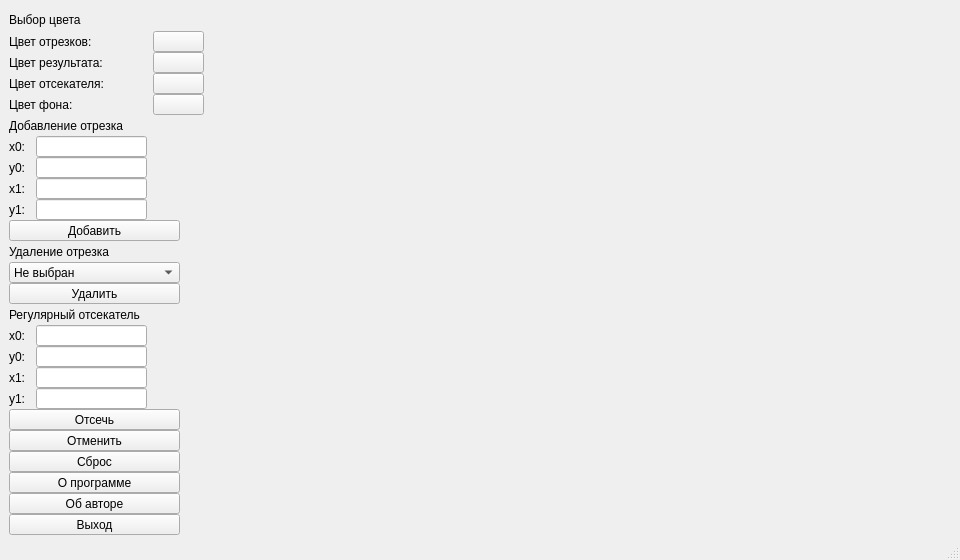
<?xml version="1.0" encoding="UTF-8"?>
<ui version="4.0">
 <class>MainWindow</class>
 <widget class="QMainWindow" name="MainWindow">
  <property name="geometry">
   <rect>
    <x>0</x>
    <y>0</y>
    <width>960</width>
    <height>560</height>
   </rect>
  </property>
  <property name="sizePolicy">
   <sizepolicy hsizetype="Preferred" vsizetype="Preferred">
    <horstretch>0</horstretch>
    <verstretch>0</verstretch>
   </sizepolicy>
  </property>
  <property name="minimumSize">
   <size>
    <width>960</width>
    <height>560</height>
   </size>
  </property>
  <property name="windowTitle">
   <string>Лабораторная работа 7</string>
  </property>
  <property name="autoFillBackground">
   <bool>false</bool>
  </property>
  <property name="locale">
   <locale language="Russian" country="Russia"/>
  </property>
  <property name="tabShape">
   <enum>QTabWidget::Triangular</enum>
  </property>
  <widget class="QWidget" name="centralwidget">
   <property name="contextMenuPolicy">
    <enum>Qt::NoContextMenu</enum>
   </property>
   <layout class="QGridLayout" name="gridLayout">
    <item row="0" column="0" colspan="3">
     <widget class="QLabel" name="label_0">
      <property name="enabled">
       <bool>true</bool>
      </property>
      <property name="minimumSize">
       <size>
        <width>171</width>
        <height>21</height>
       </size>
      </property>
      <property name="maximumSize">
       <size>
        <width>171</width>
        <height>21</height>
       </size>
      </property>
      <property name="autoFillBackground">
       <bool>false</bool>
      </property>
      <property name="locale">
       <locale language="Russian" country="Russia"/>
      </property>
      <property name="text">
       <string>Выбор цвета</string>
      </property>
     </widget>
    </item>
    <item row="0" column="3">
     <spacer name="horizontalSpacer">
      <property name="orientation">
       <enum>Qt::Horizontal</enum>
      </property>
      <property name="sizeHint" stdset="0">
       <size>
        <width>744</width>
        <height>17</height>
       </size>
      </property>
     </spacer>
    </item>
    <item row="1" column="0" colspan="2">
     <widget class="QLabel" name="label_1">
      <property name="enabled">
       <bool>true</bool>
      </property>
      <property name="minimumSize">
       <size>
        <width>131</width>
        <height>21</height>
       </size>
      </property>
      <property name="maximumSize">
       <size>
        <width>131</width>
        <height>21</height>
       </size>
      </property>
      <property name="autoFillBackground">
       <bool>false</bool>
      </property>
      <property name="locale">
       <locale language="Russian" country="Russia"/>
      </property>
      <property name="text">
       <string>Цвет отрезков:</string>
      </property>
     </widget>
    </item>
    <item row="1" column="2">
     <widget class="QPushButton" name="lineColorButton">
      <property name="minimumSize">
       <size>
        <width>51</width>
        <height>21</height>
       </size>
      </property>
      <property name="maximumSize">
       <size>
        <width>51</width>
        <height>21</height>
       </size>
      </property>
      <property name="locale">
       <locale language="Russian" country="Russia"/>
      </property>
      <property name="text">
       <string/>
      </property>
     </widget>
    </item>
    <item row="2" column="0" colspan="2">
     <widget class="QLabel" name="label_3">
      <property name="enabled">
       <bool>true</bool>
      </property>
      <property name="minimumSize">
       <size>
        <width>131</width>
        <height>21</height>
       </size>
      </property>
      <property name="maximumSize">
       <size>
        <width>131</width>
        <height>21</height>
       </size>
      </property>
      <property name="autoFillBackground">
       <bool>false</bool>
      </property>
      <property name="locale">
       <locale language="Russian" country="Russia"/>
      </property>
      <property name="text">
       <string>Цвет результата:</string>
      </property>
     </widget>
    </item>
    <item row="2" column="2">
     <widget class="QPushButton" name="resultColorButton">
      <property name="minimumSize">
       <size>
        <width>51</width>
        <height>21</height>
       </size>
      </property>
      <property name="maximumSize">
       <size>
        <width>51</width>
        <height>21</height>
       </size>
      </property>
      <property name="locale">
       <locale language="Russian" country="Russia"/>
      </property>
      <property name="text">
       <string/>
      </property>
     </widget>
    </item>
    <item row="3" column="0" colspan="2">
     <widget class="QLabel" name="label_2">
      <property name="minimumSize">
       <size>
        <width>131</width>
        <height>21</height>
       </size>
      </property>
      <property name="maximumSize">
       <size>
        <width>131</width>
        <height>21</height>
       </size>
      </property>
      <property name="locale">
       <locale language="Russian" country="Russia"/>
      </property>
      <property name="text">
       <string>Цвет отсекателя:</string>
      </property>
     </widget>
    </item>
    <item row="3" column="2">
     <widget class="QPushButton" name="cutterColorButton">
      <property name="minimumSize">
       <size>
        <width>51</width>
        <height>21</height>
       </size>
      </property>
      <property name="maximumSize">
       <size>
        <width>51</width>
        <height>21</height>
       </size>
      </property>
      <property name="locale">
       <locale language="Russian" country="Russia"/>
      </property>
      <property name="text">
       <string/>
      </property>
     </widget>
    </item>
    <item row="4" column="0" colspan="2">
     <widget class="QLabel" name="label_6">
      <property name="minimumSize">
       <size>
        <width>131</width>
        <height>21</height>
       </size>
      </property>
      <property name="maximumSize">
       <size>
        <width>131</width>
        <height>21</height>
       </size>
      </property>
      <property name="locale">
       <locale language="Russian" country="Russia"/>
      </property>
      <property name="text">
       <string>Цвет фона:</string>
      </property>
     </widget>
    </item>
    <item row="4" column="2">
     <widget class="QPushButton" name="fontColorButton">
      <property name="minimumSize">
       <size>
        <width>51</width>
        <height>21</height>
       </size>
      </property>
      <property name="maximumSize">
       <size>
        <width>51</width>
        <height>21</height>
       </size>
      </property>
      <property name="locale">
       <locale language="Russian" country="Russia"/>
      </property>
      <property name="text">
       <string/>
      </property>
     </widget>
    </item>
    <item row="5" column="0" colspan="3">
     <widget class="QLabel" name="label_14">
      <property name="enabled">
       <bool>true</bool>
      </property>
      <property name="minimumSize">
       <size>
        <width>171</width>
        <height>21</height>
       </size>
      </property>
      <property name="maximumSize">
       <size>
        <width>171</width>
        <height>21</height>
       </size>
      </property>
      <property name="autoFillBackground">
       <bool>false</bool>
      </property>
      <property name="locale">
       <locale language="Russian" country="Russia"/>
      </property>
      <property name="text">
       <string>Добавление отрезка</string>
      </property>
     </widget>
    </item>
    <item row="6" column="0">
     <widget class="QLabel" name="label_4">
      <property name="enabled">
       <bool>true</bool>
      </property>
      <property name="minimumSize">
       <size>
        <width>21</width>
        <height>21</height>
       </size>
      </property>
      <property name="maximumSize">
       <size>
        <width>21</width>
        <height>21</height>
       </size>
      </property>
      <property name="autoFillBackground">
       <bool>false</bool>
      </property>
      <property name="locale">
       <locale language="Russian" country="Russia"/>
      </property>
      <property name="text">
       <string>x0:</string>
      </property>
     </widget>
    </item>
    <item row="6" column="1">
     <widget class="QLineEdit" name="lineEditX0">
      <property name="minimumSize">
       <size>
        <width>111</width>
        <height>21</height>
       </size>
      </property>
      <property name="maximumSize">
       <size>
        <width>111</width>
        <height>21</height>
       </size>
      </property>
     </widget>
    </item>
    <item row="7" column="0">
     <widget class="QLabel" name="label_15">
      <property name="enabled">
       <bool>true</bool>
      </property>
      <property name="minimumSize">
       <size>
        <width>21</width>
        <height>21</height>
       </size>
      </property>
      <property name="maximumSize">
       <size>
        <width>21</width>
        <height>21</height>
       </size>
      </property>
      <property name="autoFillBackground">
       <bool>false</bool>
      </property>
      <property name="locale">
       <locale language="Russian" country="Russia"/>
      </property>
      <property name="text">
       <string>y0:</string>
      </property>
     </widget>
    </item>
    <item row="7" column="1">
     <widget class="QLineEdit" name="lineEditY0">
      <property name="minimumSize">
       <size>
        <width>111</width>
        <height>21</height>
       </size>
      </property>
      <property name="maximumSize">
       <size>
        <width>111</width>
        <height>21</height>
       </size>
      </property>
     </widget>
    </item>
    <item row="8" column="0">
     <widget class="QLabel" name="label_8">
      <property name="enabled">
       <bool>true</bool>
      </property>
      <property name="minimumSize">
       <size>
        <width>21</width>
        <height>21</height>
       </size>
      </property>
      <property name="maximumSize">
       <size>
        <width>21</width>
        <height>21</height>
       </size>
      </property>
      <property name="autoFillBackground">
       <bool>false</bool>
      </property>
      <property name="locale">
       <locale language="Russian" country="Russia"/>
      </property>
      <property name="text">
       <string>x1:</string>
      </property>
     </widget>
    </item>
    <item row="8" column="1">
     <widget class="QLineEdit" name="lineEditX1">
      <property name="minimumSize">
       <size>
        <width>111</width>
        <height>21</height>
       </size>
      </property>
      <property name="maximumSize">
       <size>
        <width>111</width>
        <height>21</height>
       </size>
      </property>
     </widget>
    </item>
    <item row="9" column="0">
     <widget class="QLabel" name="label_16">
      <property name="enabled">
       <bool>true</bool>
      </property>
      <property name="minimumSize">
       <size>
        <width>21</width>
        <height>21</height>
       </size>
      </property>
      <property name="maximumSize">
       <size>
        <width>21</width>
        <height>21</height>
       </size>
      </property>
      <property name="autoFillBackground">
       <bool>false</bool>
      </property>
      <property name="locale">
       <locale language="Russian" country="Russia"/>
      </property>
      <property name="text">
       <string>y1:</string>
      </property>
     </widget>
    </item>
    <item row="9" column="1">
     <widget class="QLineEdit" name="lineEditY1">
      <property name="minimumSize">
       <size>
        <width>111</width>
        <height>21</height>
       </size>
      </property>
      <property name="maximumSize">
       <size>
        <width>111</width>
        <height>21</height>
       </size>
      </property>
     </widget>
    </item>
    <item row="10" column="0" colspan="3">
     <widget class="QPushButton" name="addButton">
      <property name="minimumSize">
       <size>
        <width>171</width>
        <height>21</height>
       </size>
      </property>
      <property name="maximumSize">
       <size>
        <width>171</width>
        <height>21</height>
       </size>
      </property>
      <property name="locale">
       <locale language="Russian" country="Russia"/>
      </property>
      <property name="text">
       <string>Добавить</string>
      </property>
     </widget>
    </item>
    <item row="11" column="0" colspan="3">
     <widget class="QLabel" name="label_7">
      <property name="enabled">
       <bool>true</bool>
      </property>
      <property name="minimumSize">
       <size>
        <width>171</width>
        <height>21</height>
       </size>
      </property>
      <property name="maximumSize">
       <size>
        <width>171</width>
        <height>21</height>
       </size>
      </property>
      <property name="autoFillBackground">
       <bool>false</bool>
      </property>
      <property name="locale">
       <locale language="Russian" country="Russia"/>
      </property>
      <property name="text">
       <string>Удаление отрезка</string>
      </property>
     </widget>
    </item>
    <item row="12" column="0" colspan="3">
     <widget class="QComboBox" name="figureBox">
      <property name="minimumSize">
       <size>
        <width>171</width>
        <height>21</height>
       </size>
      </property>
      <property name="maximumSize">
       <size>
        <width>171</width>
        <height>21</height>
       </size>
      </property>
      <item>
       <property name="text">
        <string>Не выбран</string>
       </property>
      </item>
     </widget>
    </item>
    <item row="13" column="0" colspan="3">
     <widget class="QPushButton" name="delButton">
      <property name="minimumSize">
       <size>
        <width>171</width>
        <height>21</height>
       </size>
      </property>
      <property name="maximumSize">
       <size>
        <width>171</width>
        <height>21</height>
       </size>
      </property>
      <property name="locale">
       <locale language="Russian" country="Russia"/>
      </property>
      <property name="text">
       <string>Удалить</string>
      </property>
     </widget>
    </item>
    <item row="14" column="0" colspan="3">
     <widget class="QLabel" name="label_17">
      <property name="enabled">
       <bool>true</bool>
      </property>
      <property name="minimumSize">
       <size>
        <width>171</width>
        <height>21</height>
       </size>
      </property>
      <property name="maximumSize">
       <size>
        <width>171</width>
        <height>21</height>
       </size>
      </property>
      <property name="autoFillBackground">
       <bool>false</bool>
      </property>
      <property name="locale">
       <locale language="Russian" country="Russia"/>
      </property>
      <property name="text">
       <string>Регулярный отсекатель</string>
      </property>
     </widget>
    </item>
    <item row="15" column="0">
     <widget class="QLabel" name="label_5">
      <property name="enabled">
       <bool>true</bool>
      </property>
      <property name="minimumSize">
       <size>
        <width>21</width>
        <height>21</height>
       </size>
      </property>
      <property name="maximumSize">
       <size>
        <width>21</width>
        <height>21</height>
       </size>
      </property>
      <property name="autoFillBackground">
       <bool>false</bool>
      </property>
      <property name="locale">
       <locale language="Russian" country="Russia"/>
      </property>
      <property name="text">
       <string>x0:</string>
      </property>
     </widget>
    </item>
    <item row="15" column="1">
     <widget class="QLineEdit" name="lineEditX0_2">
      <property name="minimumSize">
       <size>
        <width>111</width>
        <height>21</height>
       </size>
      </property>
      <property name="maximumSize">
       <size>
        <width>111</width>
        <height>21</height>
       </size>
      </property>
     </widget>
    </item>
    <item row="16" column="0">
     <widget class="QLabel" name="label_19">
      <property name="enabled">
       <bool>true</bool>
      </property>
      <property name="minimumSize">
       <size>
        <width>21</width>
        <height>21</height>
       </size>
      </property>
      <property name="maximumSize">
       <size>
        <width>21</width>
        <height>21</height>
       </size>
      </property>
      <property name="autoFillBackground">
       <bool>false</bool>
      </property>
      <property name="locale">
       <locale language="Russian" country="Russia"/>
      </property>
      <property name="text">
       <string>y0:</string>
      </property>
     </widget>
    </item>
    <item row="16" column="1">
     <widget class="QLineEdit" name="lineEditY0_2">
      <property name="minimumSize">
       <size>
        <width>111</width>
        <height>21</height>
       </size>
      </property>
      <property name="maximumSize">
       <size>
        <width>111</width>
        <height>21</height>
       </size>
      </property>
     </widget>
    </item>
    <item row="17" column="0">
     <widget class="QLabel" name="label_9">
      <property name="enabled">
       <bool>true</bool>
      </property>
      <property name="minimumSize">
       <size>
        <width>21</width>
        <height>21</height>
       </size>
      </property>
      <property name="maximumSize">
       <size>
        <width>21</width>
        <height>21</height>
       </size>
      </property>
      <property name="autoFillBackground">
       <bool>false</bool>
      </property>
      <property name="locale">
       <locale language="Russian" country="Russia"/>
      </property>
      <property name="text">
       <string>x1:</string>
      </property>
     </widget>
    </item>
    <item row="17" column="1">
     <widget class="QLineEdit" name="lineEditX1_2">
      <property name="minimumSize">
       <size>
        <width>111</width>
        <height>21</height>
       </size>
      </property>
      <property name="maximumSize">
       <size>
        <width>111</width>
        <height>21</height>
       </size>
      </property>
     </widget>
    </item>
    <item row="18" column="0">
     <widget class="QLabel" name="label_18">
      <property name="enabled">
       <bool>true</bool>
      </property>
      <property name="minimumSize">
       <size>
        <width>21</width>
        <height>21</height>
       </size>
      </property>
      <property name="maximumSize">
       <size>
        <width>21</width>
        <height>21</height>
       </size>
      </property>
      <property name="autoFillBackground">
       <bool>false</bool>
      </property>
      <property name="locale">
       <locale language="Russian" country="Russia"/>
      </property>
      <property name="text">
       <string>y1:</string>
      </property>
     </widget>
    </item>
    <item row="18" column="1">
     <widget class="QLineEdit" name="lineEditY1_2">
      <property name="minimumSize">
       <size>
        <width>111</width>
        <height>21</height>
       </size>
      </property>
      <property name="maximumSize">
       <size>
        <width>111</width>
        <height>21</height>
       </size>
      </property>
     </widget>
    </item>
    <item row="19" column="0" colspan="3">
     <widget class="QPushButton" name="cutterButton">
      <property name="minimumSize">
       <size>
        <width>171</width>
        <height>21</height>
       </size>
      </property>
      <property name="maximumSize">
       <size>
        <width>171</width>
        <height>21</height>
       </size>
      </property>
      <property name="locale">
       <locale language="Russian" country="Russia"/>
      </property>
      <property name="text">
       <string>Отсечь</string>
      </property>
     </widget>
    </item>
    <item row="20" column="0" colspan="3">
     <widget class="QPushButton" name="discardButton">
      <property name="minimumSize">
       <size>
        <width>171</width>
        <height>21</height>
       </size>
      </property>
      <property name="maximumSize">
       <size>
        <width>171</width>
        <height>21</height>
       </size>
      </property>
      <property name="locale">
       <locale language="Russian" country="Russia"/>
      </property>
      <property name="text">
       <string>Отменить</string>
      </property>
     </widget>
    </item>
    <item row="21" column="0" colspan="3">
     <widget class="QPushButton" name="discardAllButton">
      <property name="minimumSize">
       <size>
        <width>171</width>
        <height>21</height>
       </size>
      </property>
      <property name="maximumSize">
       <size>
        <width>171</width>
        <height>21</height>
       </size>
      </property>
      <property name="locale">
       <locale language="Russian" country="Russia"/>
      </property>
      <property name="text">
       <string>Сброс</string>
      </property>
     </widget>
    </item>
    <item row="22" column="0" colspan="3">
     <spacer name="verticalSpacer">
      <property name="orientation">
       <enum>Qt::Vertical</enum>
      </property>
      <property name="sizeHint" stdset="0">
       <size>
        <width>168</width>
        <height>21</height>
       </size>
      </property>
     </spacer>
    </item>
    <item row="23" column="0" colspan="3">
     <widget class="QPushButton" name="aboutButton">
      <property name="minimumSize">
       <size>
        <width>171</width>
        <height>21</height>
       </size>
      </property>
      <property name="maximumSize">
       <size>
        <width>171</width>
        <height>21</height>
       </size>
      </property>
      <property name="locale">
       <locale language="Russian" country="Russia"/>
      </property>
      <property name="text">
       <string>О программе</string>
      </property>
     </widget>
    </item>
    <item row="24" column="0" colspan="3">
     <widget class="QPushButton" name="authorButton">
      <property name="minimumSize">
       <size>
        <width>171</width>
        <height>21</height>
       </size>
      </property>
      <property name="maximumSize">
       <size>
        <width>171</width>
        <height>21</height>
       </size>
      </property>
      <property name="locale">
       <locale language="Russian" country="Russia"/>
      </property>
      <property name="text">
       <string>Об авторе</string>
      </property>
     </widget>
    </item>
    <item row="25" column="0" colspan="3">
     <widget class="QPushButton" name="outButton">
      <property name="minimumSize">
       <size>
        <width>171</width>
        <height>21</height>
       </size>
      </property>
      <property name="maximumSize">
       <size>
        <width>171</width>
        <height>21</height>
       </size>
      </property>
      <property name="locale">
       <locale language="Russian" country="Russia"/>
      </property>
      <property name="text">
       <string>Выход</string>
      </property>
     </widget>
    </item>
   </layout>
  </widget>
  <widget class="QStatusBar" name="statusbar"/>
 </widget>
 <resources/>
 <connections/>
</ui>
